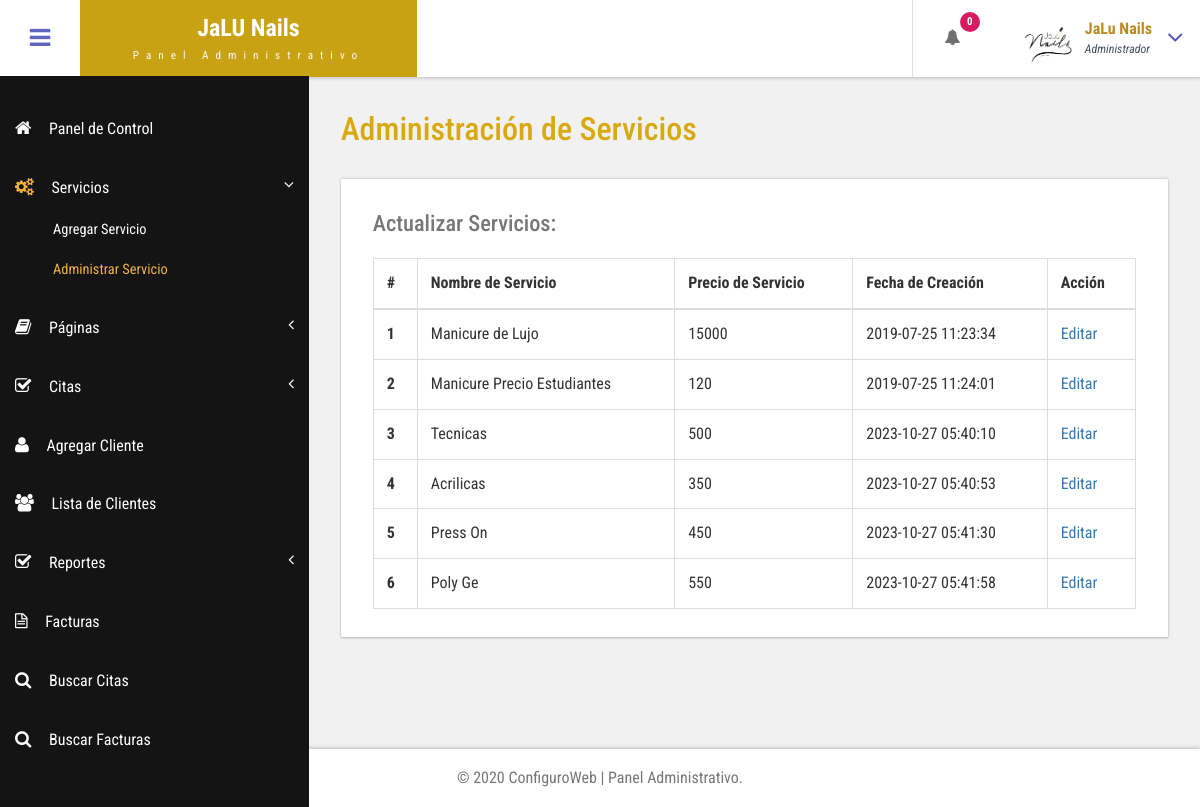
Screenshot of /admin/manage-services.php (signed in) with the database file from the repository.
### tables this page shows
CREATE TABLE `tblservices` (
  `ID` int(10) NOT NULL,
  `ServiceName` varchar(200) DEFAULT NULL,
  `Cost` int(10) DEFAULT NULL,
  `CreationDate` timestamp NULL DEFAULT current_timestamp()
);

### admin/manage-services.php (the view, shortened to what this page needs)
<?php
include('includes/dbconnection.php');
if (strlen($_SESSION['bpmsaid']==0)) {
  header('location:logout.php');
  } else{
  ?>
<!DOCTYPE HTML>
<html>
<head>
<link href="css/bootstrap.css" rel='stylesheet' type='text/css' />
<link href="css/style.css" rel='stylesheet' type='text/css' />
<link href="css/font-awesome.css" rel="stylesheet">
<link href="css/animate.css" rel="stylesheet" type="text/css" media="all">
<link href="css/custom.css" rel="stylesheet">
</head>
<body class="cbp-spmenu-push">
	<div class="main-content">
		 <?php include_once('includes/sidebar.php');?>
		 <?php include_once('includes/header.php');?>
		<div id="page-wrapper">
			<div class="main-page">
				<div class="tables">
					<h3 class="title1">Administración de Servicios</h3>
					<div class="table-responsive bs-example widget-shadow">
						<h4>Actualizar Servicios:</h4>
						<table class="table table-bordered"> <thead> <tr> <th>#</th> <th>Nombre de Servicio</th> <th>Precio de Servicio</th> <th>Fecha de Creación</th><th>Acción</th> </tr> </thead> <tbody>
<?php
$ret=mysqli_query($con,"select *from  tblservices");
$cnt=1;
while ($row=mysqli_fetch_array($ret)) {
?>
						 <tr> <th scope="row"><?php echo $cnt;?></th> <td><?php  echo $row['ServiceName'];?></td> <td><?php  echo $row['Cost'];?></td><td><?php  echo $row['CreationDate'];?></td> <td><a href="edit-services.php?editid=<?php echo $row['ID'];?>">Editar</a></td> </tr>   <?php
$cnt=$cnt+1;
}?></tbody> </table>
					</div>
				</div>
			</div>
		</div>
		 <?php include_once('includes/footer.php');?>
	</div>
</body>
</html>
<?php }  ?>

### admin/includes/header.php (shortened to what this page needs)
<div class="sticky-header header-section ">
      <div class="header-left">
        <button id="showLeftPush"><i class="fa fa-bars"></i></button>
        <div class="logo">
          <a href="index.php">
            <h1>JaLU Nails</h1>
            <span>Panel Administrativo</span>
          </a>
        </div>
      </div>
      <div class="header-right">
        <div class="profile_details_left">
          <ul class="nofitications-dropdown">
            <?php
$ret1=mysqli_query($con,"select ID,Name from  tblappointment where Status=''");
$num=mysqli_num_rows($ret1);
?>
            <li class="dropdown head-dpdn">
              <a href="#" class="dropdown-toggle" data-toggle="dropdown" aria-expanded="false"><i class="fa fa-bell"></i><span class="badge blue"><?php echo $num;?></span></a>
            </li>
          </ul>
          <div class="clearfix"> </div>
        </div>
        <div class="profile_details">
        <?php
$adid=$_SESSION['bpmsaid'];
$ret=mysqli_query($con,"select AdminName from tbladmin where ID='$adid'");
$row=mysqli_fetch_array($ret);
$name=$row['AdminName'];
?>
          <ul>
            <li class="dropdown profile_details_drop">
              <a href="#" class="dropdown-toggle" data-toggle="dropdown" aria-expanded="false">
                <div class="profile_img">
                  <span class="prfil-img"><img src="images/logo_jalu.png" alt="" width="50" height="60"> </span>
                  <div class="user-name">
                    <p><?php echo $name; ?></p>
                    <span>Administrador</span>
                  </div>
                  <i class="fa fa-angle-down lnr"></i>
                  <div class="clearfix"></div>
                </div>
              </a>
            </li>
          </ul>
        </div>
      </div>
      <div class="clearfix"> </div>
    </div>

### admin/css/style.css (style rules this page uses)
h4, h5, h6, h1, h2, h3 { margin: 0; }
ul, ol { margin: 0; }
p { margin: 0; }
html, body { font-family: 'Roboto Condensed', sans-serif; font-size: 100%; overflow-x: hidden; background: #fff; }
body a { transition: 0.5s all ease; -webkit-transition: 0.5s all ease; -moz-transition: 0.5s all ease; -o-transition: 0.5s all ease; -ms-transition: 0.5s all ease; text-decoration:none; }
h1,h2,h3,h4,h5,h6 { margin:0; }
p { margin:0; }
ul,label { margin:0; padding:0; }
.main-content { position: relative; }
.sticky-header { position: fixed; top: 0; left:0px; width: 100%; z-index: 100; }
.header-section { background:#FFF; box-shadow: 1px 1px 4px rgba(0, 0, 0, 0.21); -webkit-box-shadow: 1px 1px 4px rgba(0, 0, 0, 0.21); -moz-box-shadow: 1px 1px 4px rgba(0, 0, 0, 0.21); -o-box-shadow: 1px 1px 4px rgba(0, 0, 0, 0.21); }
.header-section::after { clear: both; display: block; content: ''; }
.header-left { float: left; width: 45%; }
.header-right { float: right; }
button#showLeftPush { font-size: 1.5em; width: 80px; padding: 0.87em 0; text-align: center; cursor: pointer; float: left; color: #6F6F6F; -moz-transition: all 0.2s ease-out 0s; -webkit-transition: all 0.2s ease-out 0s; transition: all 0.2s ease-out 0s; border: none; background-color: #fff; outline:none; }
.cbp-spmenu-push { overflow-x: hidden; position: relative; }
.cbp-spmenu, .cbp-spmenu-push { -webkit-transition: all 0.3s ease; -moz-transition: all 0.3s ease; transition: all 0.3s ease; }
.cbp-spmenu-push div#page-wrapper { margin: 0 0 0 19.3em; transition:.5s all; -webkit-transition:.5s all; -moz-transition:.5s all; }
.fa { display: inline-block; font-family: FontAwesome; font-style: normal; font-weight: normal; line-height: 1; -webkit-font-smoothing: antialiased; -moz-osx-font-smoothing: grayscale; }
.logo { background: #c9a213; text-align: center; float: left; }
.logo a { padding: 0.9em 3.3em .7em; display: block; text-decoration: none; }
.logo a h1 { color: #fff; font-size: 1.5em; line-height: 1.2em; font-weight: 700; }
.logo a span { color: #F8F8F8; font-size: .7em; text-align: center; letter-spacing: 7px; }
.profile_details_left { float: left; }
li.dropdown.head-dpdn { display: inline-block; padding: 1.7em 0; border-left: 1px solid #E0E0E0; float: left; }
li.dropdown.head-dpdn a.dropdown-toggle { padding: 1.7em 2em; }
i.fa.fa-bell { color:#6F6F6F; }
.header-right span.badge { font-size: 11px; font-weight: bold; color: #FFF; background: #8BC34A; line-height: 15px; width: 20px; height: 20px; border-radius: 2em; -webkit-border-radius: 2em; -moz-border-radius: 2em; -o-border-radius: 2em; text-align: center; display: inline-block; position: absolute; top: 16%; padding: 2px 0 0; }
.header-right span.blue { background-color:#D81B60; }
.profile_details { float: right; }
.profile_details_drop a.dropdown-toggle { display:block; padding: 0.8em 3em 0 2em; }
.profile_img span.prfil-img { float:left; }
.user-name { float:left; margin-top:8px; margin-left:11px; height:35px; }
.profile_details ul li { list-style-type:none; position:relative; }
.profile_details li a i.fa.lnr { position: absolute; top: 34%; right: 8%; color: #4F52BA; font-size: 1.6em; }
.user-name p { font-size:1em; color:#ba8c1f; line-height:1em; font-weight:700; }
.user-name span { font-size: .75em; font-style: italic; color: #424f63; font-weight: normal; margin-top: .3em; }
.widget-shadow { background-color: #fff; box-shadow: 0 -1px 3px rgba(0,0,0,.12),0 1px 2px rgba(0,0,0,.24); -webkit-box-shadow: 0 -1px 3px rgba(0,0,0,.12),0 1px 2px rgba(0,0,0,.24); -moz-box-shadow: 0 -1px 3px rgba(0,0,0,.12),0 1px 2px rgba(0,0,0,.24); }
h3.title1 { font-size: 2em; color: #d8a910; margin-bottom: 0.8em; }
.table > thead > tr > th, .table > tbody > tr > th, .table > tfoot > tr > th, .table > thead > tr > td, .table > tbody > tr > td, .table > tfoot > tr > td { border-top: none; }
.tables h4 { font-size: 1.4em; margin-bottom: 1em; color: #777777; }
.tables .panel-body ,.tables .bs-example { padding: 2em 2em 0.5em; }
.tables .table > thead > tr > th, .tables .table > tbody > tr > th, .tables .table > tfoot > tr > th, .tables .table > thead > tr > td, .tables .table > tbody > tr > td, .tables .table > tfoot > tr > td { padding: 13px; border-top: 1px solid #E0E0E0; }
.bs-example { margin-top: 2em; }

### admin/css/custom.css (style rules this page uses)
#page-wrapper { padding:7em 2em 2.5em; background-color: #F1F1F1; }

### rows the page displays
tblservices: ServiceName "Manicure de Lujo", Cost "15000", CreationDate "2019-07-25 11:23:34"
tblservices: ServiceName "Manicure Precio Estudiantes", Cost "120", CreationDate "2019-07-25 11:24:01"
tblservices: ServiceName "Tecnicas", Cost "500", CreationDate "2023-10-27 05:40:10"
tblservices: ServiceName "Acrilicas", Cost "350", CreationDate "2023-10-27 05:40:53"
tblservices: ServiceName "Press On", Cost "450", CreationDate "2023-10-27 05:41:30"
tblservices: ServiceName "Poly Ge", Cost "550", CreationDate "2023-10-27 05:41:58"

### other values shown
$num "0"
$name "JaLu Nails"
